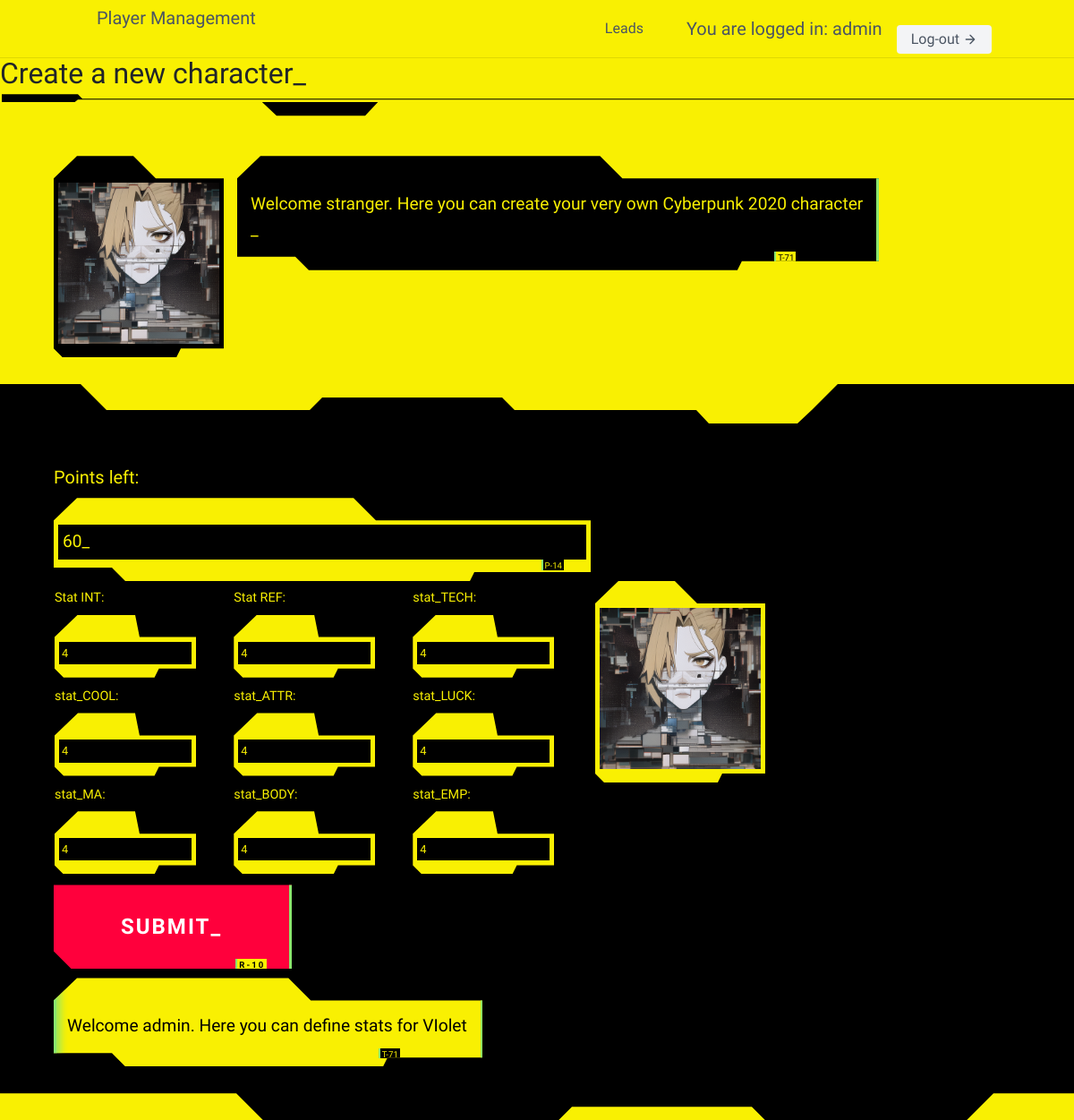
/cp2020/3/basic_stats/ (signed in), run on the app's committed database.
### users/models.py (models this page shows)
class User(AbstractUser):
    pass

### cp2020/models.py (models this page shows, shortened)
class CharacterDetail(models.Model):
    SL = 'SOLO'
    RC = 'ROCKER'
    NR = "NETRUNNER"
    MD = "MEDIA"
    ND = "NOMAD"
    FX = "FIXER"
    CP = "COP"
    CR = "CORP"
    TC = "TECHIE"
    MC = "MEDTECHIE"
    ROLES = [
        (SL, "Solo"),
        (RC, "Rocker"),
        (NR, "Netrunner"),
        (MD, "Media"),
        (ND, "Nomad"),
        (FX, "Fixer"),
        (CP, "Cop"),
        (CR, "Corp"),
        (TC, "Techie"),
        (MC, "Medtechie"),
    ]
    user = models.ForeignKey(User, on_delete=models.CASCADE, blank=True, null=True)
    name = models.CharField(max_length=15)
    role = models.TextField(choices=ROLES, default=SL)
    picture = models.ImageField(upload_to='pictures_storage/',
                                height_field=None,
                                width_field=None,
                                max_length=200,
                                blank=True, null=True)
    stat_INT = models.DecimalField(max_digits=2, decimal_places=0, default=2,
                                    validators=[MinValueValidator(2), MaxValueValidator(10)])
    stat_REF = models.DecimalField(max_digits=2, decimal_places=0, default=2,
                                    validators=[MinValueValidator(2), MaxValueValidator(10)])
    stat_TECH = models.DecimalField(max_digits=2, decimal_places=0, default=2,
                                    validators=[MinValueValidator(2), MaxValueValidator(10)])
    stat_COOL = models.DecimalField(max_digits=2, decimal_places=0, default=2,
                                    validators=[MinValueValidator(2), MaxValueValidator(10)])
    stat_ATTR = models.DecimalField(max_digits=2, decimal_places=0, default=2,
                                    validators=[MinValueValidator(2), MaxValueValidator(10)])
    stat_LUCK = models.DecimalField(max_digits=2, decimal_places=0, default=2,
                                    validators=[MinValueValidator(2), MaxValueValidator(10)])
    stat_MA = models.DecimalField(max_digits=2, decimal_places=0, default=2,
                                    validators=[MinValueValidator(2), MaxValueValidator(10)])
    stat_BODY = models.DecimalField(max_digits=2, decimal_places=0, default=2,
                                    validators=[MinValueValidator(2), MaxValueValidator(10)])
    stat_EMP = models.DecimalField(max_digits=2, decimal_places=0, default=2,
                                    validators=[MinValueValidator(2), MaxValueValidator(10)])
    MA_Run = models.DecimalField(max_digits=3, decimal_places=0,
                                 blank=True, null=True)
    MA_Leap = models.DecimalField(max_digits=3, decimal_places=0,
                                  blank=True, null=True)
    MA_Lift = models.DecimalField(max_digits=3, decimal_places=0,
                                  blank=True, null=True)
    EMP_Humanity = models.DecimalField(max_digits=3, decimal_places=0,
                                       blank=True, null=True)
    BODY_Save_Nr = models.DecimalField(max_digits=3, decimal_places=0,
                                       blank=True, null=True)
    BODY_BTM = models.DecimalField(max_digits=3, decimal_places=0,
                                       blank=True, null=True)
    SKILL_Authority = models.DecimalField(max_digits=2, decimal_places=0, default=0)
    SKILL_Char_Leadership = models.DecimalField(max_digits=2, decimal_places=0, default=0)
    SKILL_Combat_Sense = models.DecimalField(max_digits=2, decimal_places=0, default=0)
    SKILL_Credibility = models.DecimalField(max_digits=2, decimal_places=0, default=0)
    SKILL_Family = models.DecimalField(max_digits=2, decimal_places=0, default=0)
    SKILL_Interface = models.DecimalField(max_digits=2, decimal_places=0, default=0)
    SKILL_Jury_Rig = models.DecimalField(max_digits=2, decimal_places=0, default=0)
    SKILL_Medical_Tech = models.DecimalField(max_digits=2, decimal_places=0, default=0)
    SKILL_Resources = models.DecimalField(max_digits=2, decimal_places=0, default=0)
    SKILL_Street_Deal = models.DecimalField(max_digits=2, decimal_places=0, default=0)
    ATRR_Personal_Grooming = models.DecimalField(max_digits=2, decimal_places=0, default=0)
    ATRR_Wardrobe_Style = models.DecimalField(max_digits=2, decimal_places=0, default=0)
    BODY_Endurance = models.DecimalField(max_digits=2, decimal_places=0, default=0)
    BODY_Strength_Feat = models.DecimalField(max_digits=2, decimal_places=0, default=0)
    BODY_Swimming = models.DecimalField(max_digits=2, decimal_places=0, default=0)
    COOL_Interrogation = models.DecimalField(max_digits=2, decimal_places=0, default=0)
    COOL_Intimidate = models.DecimalField(max_digits=2, decimal_places=0, default=0)
    COOL_Oratory = models.DecimalField(max_digits=2, decimal_places=0, default=0)
    COOL_Resist_Torture = models.DecimalField(max_digits=2, decimal_places=0, default=0)
    COOL_Streetwise = models.DecimalField(max_digits=2, decimal_places=0, default=0)
    EMPATHY_Human_Perception = models.DecimalField(max_digits=2, decimal_places=0, default=0)
    EMPATHY_Interview = models.DecimalField(max_digits=2, decimal_places=0, default=0)
    EMPATHY_Leadership = models.DecimalField(max_digits=2, decimal_places=0, default=0)
    EMPATHY_Seduction = models.DecimalField(max_digits=2, decimal_places=0, default=0)
    EMPATHY_Social = models.DecimalField(max_digits=2, decimal_places=0, default=0)
    EMPATHY_Persuasion = models.DecimalField(max_digits=2, decimal_places=0, default=0)
    EMPATHY_Perform = models.DecimalField(max_digits=2, decimal_places=0, default=0)
    INT_Accounting = models.DecimalField(max_digits=2, decimal_places=0, default=0)
    INT_Anthropology = models.DecimalField(max_digits=2, decimal_places=0, default=0)
    INT_Awareness = models.DecimalField(max_digits=2, decimal_places=0, default=0)
    INT_Biology = models.DecimalField(max_digits=2, decimal_places=0, default=0)
    INT_Botany = models.DecimalField(max_digits=2, decimal_places=0, default=0)
    INT_Chemistry = models.DecimalField(max_digits=2, decimal_places=0, default=0)
    INT_Composition = models.DecimalField(max_digits=2, decimal_places=0, default=0)
    INT_Diagnose_Illness = models.DecimalField(max_digits=2, decimal_places=0, default=0)
    INT_Education = models.DecimalField(max_digits=2, decimal_places=0, default=0)
    INT_Expert = models.DecimalField(max_digits=2, decimal_places=0, default=0)
    INT_Gamble = models.DecimalField(max_digits=2, decimal_places=0, default=0)
    INT_Geology = models.DecimalField(max_digits=2, decimal_places=0, default=0)
    INT_Hide = models.DecimalField(max_digits=2, decimal_places=0, default=0)
    INT_History = models.DecimalField(max_digits=2, decimal_places=0, default=0)
    INT_Language_1 = models.DecimalField(max_digits=2, decimal_places=0, default=0)
    INT_Language_1_Type = models.CharField(max_length=15, default="")
    INT_Language_2 = models.DecimalField(max_digits=2, decimal_places=0, default=0)
    INT_Language_2_Type = models.CharField(max_length=15, default="")
    INT_Language_3 = models.DecimalField(max_digits=2, decimal_places=0, default=0)
    INT_Language_3_Type = models.CharField(max_length=15, default="")
    INT_Library_Search = models.DecimalField(max_digits=2, decimal_places=0, default=0)
    INT_Mathematics = models.DecimalField(max_digits=2, decimal_places=0, default=0)
    INT_Physics = models.DecimalField(max_digits=2, decimal_places=0, default=0)
    INT_Programming = models.DecimalField(max_digits=2, decimal_places=0, default=0)
    INT_Track = models.DecimalField(max_digits=2, decimal_places=0, default=0)
    INT_Stock_Market = models.DecimalField(max_digits=2, decimal_places=0, default=0)
    INT_System_Knowledge = models.DecimalField(max_digits=2, decimal_places=0, default=0)
    INT_Teaching = models.DecimalField(max_digits=2, decimal_places=0, default=0)
    INT_Wilderness_Survival = models.DecimalField(max_digits=2, decimal_places=0, default=0)
    INT_Zoology = models.DecimalField(max_digits=2, decimal_places=0, default=0)
    REF_Archery = models.DecimalField(max_digits=2, decimal_places=0, default=0)
    REF_Athletics = models.DecimalField(max_digits=2, decimal_places=0, default=0)
    REF_Brawling = models.DecimalField(max_digits=2, decimal_places=0, default=0)
    REF_Dance = models.DecimalField(max_digits=2, decimal_places=0, default=0)
    REF_Dodge_Escape = models.DecimalField(max_digits=2, decimal_places=0, default=0)
    REF_Driving = models.DecimalField(max_digits=2, decimal_places=0, default=0)
    REF_Fencing = models.DecimalField(max_digits=2, decimal_places=0, default=0)
    REF_Handgun = models.DecimalField(max_digits=2, decimal_places=0, default=0)
    REF_Heavy_Weapons = models.DecimalField(max_digits=2, decimal_places=0, default=0)
    REF_Martial_Art_1 = models.DecimalField(max_digits=2, decimal_places=0, default=0)
    REF_Martial_Art_1_Type = models.CharField(max_length=15, default="")
    REF_Martial_Art_2 = models.DecimalField(max_digits=2, decimal_places=0, default=0)
    REF_Martial_Art_2_Type = models.CharField(max_length=15, default="")
    REF_Martial_Art_3 = models.DecimalField(max_digits=2, decimal_places=0, default=0)
    REF_Martial_Art_3_Type = models.CharField(max_length=15, default="")
    REF_Melee = models.DecimalField(max_digits=2, decimal_places=0, default=0)
    REF_Motorcycle = models.DecimalField(max_digits=2, decimal_places=0, default=0)
    REF_Operate_Hvy_Machinery = models.DecimalField(max_digits=2, decimal_places=0, default=0)
    REF_Pilot_Gyro = models.DecimalField(max_digits=2, decimal_places=0, default=0)
    REF_Pilot_Fixed_Wing = models.DecimalField(max_digits=2, decimal_places=0, default=0)
    REF_Pilot_Dirigible = models.DecimalField(max_digits=2, decimal_places=0, default=0)
    REF_Pilot_Vect_Thrust = models.DecimalField(max_digits=2, decimal_places=0, default=0)
    REF_Rifle = models.DecimalField(max_digits=2, decimal_places=0, default=0)
    REF_Stealth = models.DecimalField(max_digits=2, decimal_places=0, default=0)
    REF_Submachinegun = models.DecimalField(max_digits=2, decimal_places=0, default=0)
    TECH_Aero_Tech = models.DecimalField(max_digits=2, decimal_places=0, default=0)
    TECH_AV_Tech = models.DecimalField(max_digits=2, decimal_places=0, default=0)
    TECH_Basic_Tech = models.DecimalField(max_digits=2, decimal_places=0, default=0)
    TECH_Cryotank_Operation = models.DecimalField(max_digits=2, decimal_places=0, default=0)
    TECH_Cyberdeck_Design = models.DecimalField(max_digits=2, decimal_places=0, default=0)
    TECH_Cyber_Tech = models.DecimalField(max_digits=2, decimal_places=0, default=0)
    TECH_Demolitions = models.DecimalField(max_digits=2, decimal_places=0, default=0)
    TECH_Disguise = models.DecimalField(max_digits=2, decimal_places=0, default=0)
    TECH_Electronics = models.DecimalField(max_digits=2, decimal_places=0, default=0)
    TECH_Elect_Security = models.DecimalField(max_digits=2, decimal_places=0, default=0)
    TECH_First_Aid = models.DecimalField(max_digits=2, decimal_places=0, default=0)
    TECH_Forgery = models.DecimalField(max_digits=2, decimal_places=0, default=0)
    TECH_Gyro_Tech = models.DecimalField(max_digits=2, decimal_places=0, default=0)
    TECH_Paint_or_Draw = models.DecimalField(max_digits=2, decimal_places=0, default=0)
    TECH_Photo_Film = models.DecimalField(max_digits=2, decimal_places=0, default=0)
    TECH_Pharmacuticals = models.DecimalField(max_digits=2, decimal_places=0, default=0)
    TECH_Pick_Lock = models.DecimalField(max_digits=2, decimal_places=0, default=0)
    TECH_Play_Instrument = models.DecimalField(max_digits=2, decimal_places=0, default=0)
    TECH_Weaponsmith = models.DecimalField(max_digits=2, decimal_places=0, default=0)

### cp2020/views.py (the view, shortened to what this page needs)
# urls.py: path('<int:pk>/basic_stats/', BasicCharacterStatsView.as_view(), name="BaseStats"),
class BasicCharacterStatsView(LoginRequiredMixin, UpdateView):
    template_name = "CharacterBasicStats_Update.html"
    queryset = CharacterDetail.objects.all()
    form_class = BasicCharacterStatsForm

### cp2020/forms.py
class BasicCharacterStatsForm(forms.ModelForm):
    class Meta:
        model = CharacterDetail
        fields = (
            'stat_INT',
            'stat_REF',
            'stat_TECH',
            'stat_COOL',
            'stat_ATTR',
            'stat_LUCK',
            'stat_MA',
            'stat_BODY',
            'stat_EMP',
        )

### cp2020/templates/CharacterBasicStats_Update.html (shortened to what this page needs)
{% extends "baseCP.html" %}
{% block content %}
    <hr>
    <h1 class="cyberpunk">Create a new character</h1>
    <section class="cyberpunk">
        {% load static %}
        <div style="display:inline-block;vertical-align:top;">
            <img src="{% static 'AI_Picture.png' %}"  alt="" height="200" width="200" />
         </div>
        <div style="display:inline-block;">
        <p class="cyberpunk inverse">
            Welcome stranger. Here you can create your very own Cyberpunk 2020 character <br>
        </p>
        </div>
    </section>
    <section class="cyberpunk black">
        <label for="number">Points left:</label>
        <p id="number" style="max-width: 600px"></p>
<div style="display:inline-block;vertical-align:top;">
      <form id='p-form' style="max-width: 600px" method="post" enctype="multipart/form-data" >
    <table>
    <tr>
    <td>
    <label for="{{ form.stat_INT.id_for_label}}" style="font-size: 0.9rem">Stat INT:</label>
    {{ form.stat_INT }}
    </td>
   <td>
    <label for="{{ form.stat_REF.id_for_label}}" style="font-size: 0.9rem">Stat REF:</label>
    {{ form.stat_REF }}
   </td>
   <td>
    <label for="{{ form.stat_TECH.id_for_label}}" style="font-size: 0.9rem">stat_TECH:</label>
    {{ form.stat_TECH }}
   </td>
    </tr>
    <tr>
    <td>
    <label for="{{ form.stat_COOL.id_for_label}}" style="font-size: 0.9rem">stat_COOL:</label>
    {{ form.stat_COOL }}
    </td>
   <td>
    <label for="{{ form.stat_ATTR.id_for_label}}" style="font-size: 0.9rem">stat_ATTR:</label>
    {{ form.stat_ATTR }}
   </td>
   <td>
    <label for="{{ form.stat_LUCK.id_for_label}}" style="font-size: 0.9rem">stat_LUCK:</label>
    {{ form.stat_LUCK }}
   </td>
    </tr>
    <tr>
    <td>
    <label for="{{ form.stat_MA.id_for_label}}" style="font-size: 0.9rem">stat_MA:</label>
    {{ form.stat_MA }}
    </td>
   <td>
    <label for="{{ form.stat_BODY.id_for_label}}" style="font-size: 0.9rem">stat_BODY:</label>
    {{ form.stat_BODY }}
   </td>
   <td>
    <label for="{{ form.stat_EMP.id_for_label}}" style="font-size: 0.9rem">stat_EMP:</label>
    {{ form.stat_EMP }}
   </td>
    </tr>
    </table>
    <button type="submit" class="cyberpunk red">SUBMIT_</button>
      </form>
 </div>
      <div style="display:inline-block;">
          <img src="{% static 'AI_Picture.png' %}"  alt="" height="200" width="200" />
      </div>
      <div style="display:inline-block;vertical-align:top;">
        <p id="info-text" class="cyberpunk inverse scannedv">
            Welcome {{ request.user.username }}. Here you can define stats for {{ characterdetail.name }}
        </p>
      </div>
    </section>
{% endblock content %}

### cp2020/templates/navbarCP.html (shortened to what this page needs)
<header class="text-gray-600 body-font">
  <div class="container mx-auto flex flex-wrap p-1 flex-col md:flex-row items-center">
    <a class="flex title-font font-medium items-center text-gray-900 mb-4 md:mb-0">
      <span class="ml-3 text-xl">Player Management</span>
    </a>
    <nav class="md:ml-auto flex flex-wrap items-center text-base justify-center">
     <a href="{% url 'landing-page' %}" class="mr-5 hover:text-gray-900">Leads</a>
    </nav>
    {% if request.user.is_authenticated %}
      You are logged in: {{ request.user.username }}
       <a href="{% url 'users:logout' %}" class="ml-3 inline-flex items-center bg-gray-100 border-0 py-1 px-3 focus:outline-none hover:bg-gray-200 rounded text-base mt-4 md:mt-0">Log-out
      <svg fill="none" stroke="currentColor" stroke-linecap="round" stroke-linejoin="round" stroke-width="2" class="w-4 h-4 ml-1" viewBox="0 0 24 24">
        <path d="M5 12h14M12 5l7 7-7 7"></path>
      </svg>
    {% endif %}
    </a>
    </div>
</header>

### data on the page
User: user.username "admin"
CharacterDetail: stat_INT "4", stat_REF "4", stat_TECH "4", stat_COOL "4", stat_ATTR "4", stat_LUCK "4", stat_MA "4", stat_BODY "4", stat_EMP "4", name "VIolet"
